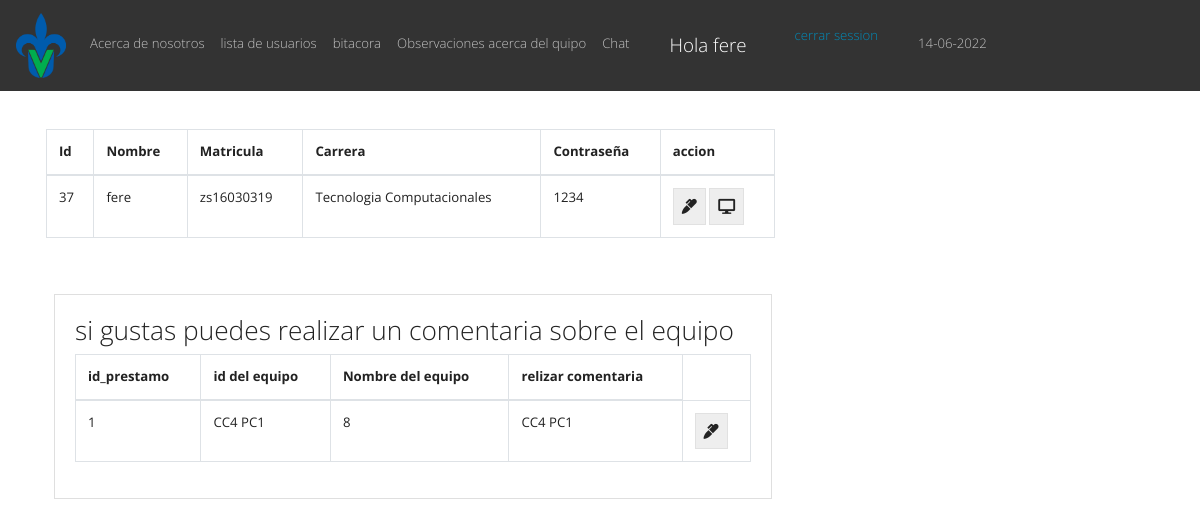
Before: /estudiante.php (signed in) with the older database file.
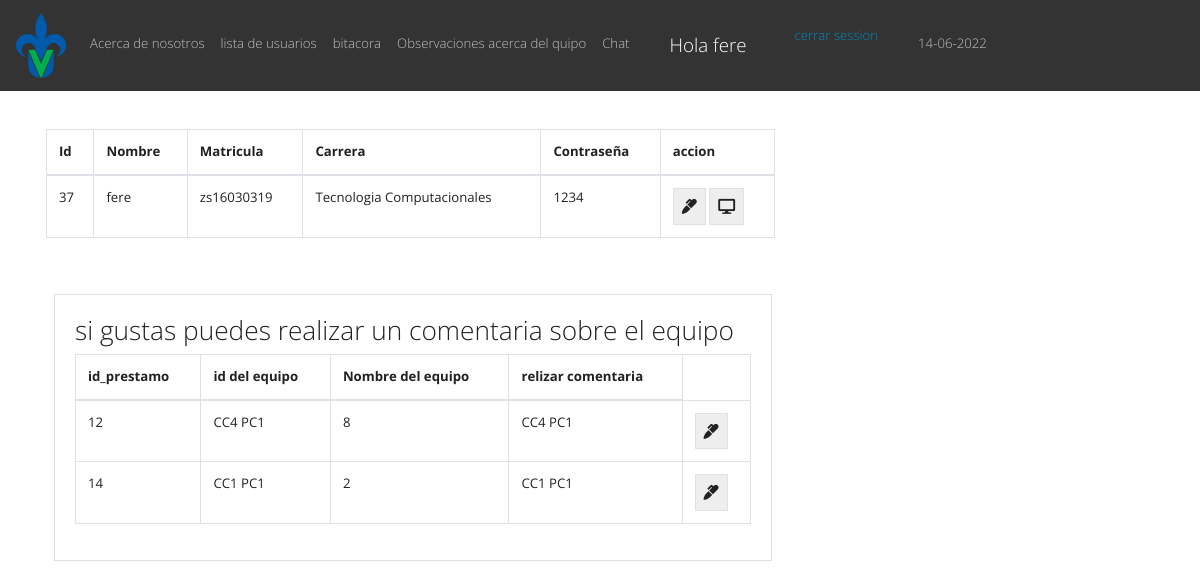
After: the same page with the newer database file.
### tables this page shows
CREATE TABLE `usarios` (
  `id` int(11) NOT NULL AUTO_INCREMENT,
  `nombre` varchar(100) DEFAULT NULL,
  `matricula` varchar(100) DEFAULT NULL,
  `carrera` varchar(100) DEFAULT NULL,
  `id_rol` int(11) DEFAULT NULL,
  `pass` varchar(255) NOT NULL,
  PRIMARY KEY (`id`),
  KEY `fk_id_rol` (`id_rol`),
  CONSTRAINT `fk_id_rol` FOREIGN KEY (`id_rol`) REFERENCES `rol` (`id`)
);

CREATE TABLE `prestamos` (
  `id_prestamo` int(11) NOT NULL AUTO_INCREMENT,
  `h_entrada` time NOT NULL,
  `h_actua` timestamp NOT NULL DEFAULT current_timestamp(),
  `id_materia` int(100) NOT NULL,
  `id_usuario` int(100) NOT NULL,
  `id_equipo` int(100) NOT NULL,
  `motivo_pres` text DEFAULT NULL,
  `h_salida` time DEFAULT NULL,
  `maestro` varchar(200) DEFAULT NULL,
  PRIMARY KEY (`id_prestamo`),
  UNIQUE KEY `maestro` (`id_prestamo`),
  KEY `id_materia` (`id_materia`),
  KEY `id_equipo` (`id_equipo`),
  KEY `id_usuario` (`id_usuario`),
  CONSTRAINT `prestamos_ibfk_3` FOREIGN KEY (`id_materia`) REFERENCES `materias` (`id_materia`),
  CONSTRAINT `prestamos_ibfk_4` FOREIGN KEY (`id_equipo`) REFERENCES `pc` (`id_equipo`),
  CONSTRAINT `prestamos_ibfk_5` FOREIGN KEY (`id_usuario`) REFERENCES `usarios` (`id`)
);

CREATE TABLE `pc` (
  `id_equipo` int(100) NOT NULL AUTO_INCREMENT,
  `nombre_equipo` varchar(200) NOT NULL,
  `descripcio` text NOT NULL,
  `num_inventario` varchar(100) NOT NULL,
  `id_comentario` int(100) NOT NULL,
  `pres` char(5) NOT NULL,
  PRIMARY KEY (`id_equipo`),
  KEY `pc_ibfk_1` (`id_comentario`),
  CONSTRAINT `pc_ibfk_1` FOREIGN KEY (`id_comentario`) REFERENCES `comentarios` (`id_comentario`) ON DELETE NO ACTION ON UPDATE NO ACTION
);

### estudiante.php (the view, shortened to what the changed rows need)
<?php
include("db.php");
$username = $_SESSION['username'];
if(!isset($username)){
  header("location: login.php");
  }else{?>
  <?php
    $queryPROF = "SELECT id  FROM usarios WHERE nombre= '$username' ";
    $resultPROF = mysqli_query($conn, $queryPROF );
    while($row = mysqli_fetch_array ($resultPROF)){?>
      <?php $zx=$row['id'];?>
  <?php }?>
<!DOCTYPE html>
<html lang="en">
  <head>
    <link rel="stylesheet" href="https://bootswatch.com/4/yeti/bootstrap.min.css">
    <link rel="stylesheet" href="https://use.fontawesome.com/releases/v5.6.3/css/all.css">
  </head>
  <body>
      <a class="navbar-brand"  tanindex="" alt="volver a la pagina principal">  Hola  <?php echo $username;} ?></a>
    <br>
    <div class="container p-3" >
    <div class="row">
        <div class="col-md-8">
            <table class="table table-bordered">
                <thead>
                    <tr>
                        <th>Id</th>
                        <th>Nombre</th>
                        <th>Matricula</th>
                        <th>Carrera</th>
                        <th>Contraseña</th>
                        <th>accion</th>
                    </tr>
                </thead>
                <tbody>
                    <?php
                        $sql ="SELECT * FROM usarios where nombre = '$username' ";
                        $consuta= mysqli_query( $conn, $sql );
                        while($row = mysqli_fetch_array($consuta) ){ ?>
                        <tr>
                            <td><?php echo $row['id'] ?></td>
                            <td><?php echo $row['nombre'] ?></td>
                            <td><?php echo $row['matricula'] ?></td>
                            <td><?php echo $row['carrera'] ?></td>
                            <td><?php echo $row['pass'] ?></td>
                            <td>
                               <a tabindex="10" alt="editar usuarios " href="edit_estudiante.php?id=<?php echo $row['id'] ?>" class="btn btn-secondary">
                                   <i class="fas fa-marker"> </i>
                               </a>
                                <a tabindex="11" alt="borrar usuario BE careful" href="prestamo.php?id=<?php echo $row['id'] ?>" class="btn btn-secondary">
                                   <i class="fa fa-desktop"></i>
                               </a>
                            </td>
                        </tr>
                    <?php } ?>
                </tbody>
            </table>
        </div>
    </div>
</div>
<div class="container p-4" >
  <div class="row">
    <div class="col-md-8 mx.auto">
      <div class="card card-body">
        <table class="table table-bordered">
                <thead>
                    <tr>
                      <th>id_prestamo</th>
                      <th>id del equipo</th>
                      <th>Nombre del equipo</th>
                      <th>relizar comentaria</th>
                    </tr>
                </thead>
                <tbody>
                    <?php
                        $sql ="SELECT prestamos.id_prestamo, prestamos.id_usuario, prestamos.id_equipo, pc.nombre_equipo
                        FROM pc
                        INNER JOIN prestamos ON pc.id_equipo = prestamos.id_equipo
                         where prestamos.id_usuario = '$zx';";
                        $consuta= mysqli_query( $conn, $sql);
                        while($row = mysqli_fetch_array($consuta) ){ ?>
                        <tr>
                            <td><?php echo $row['id_prestamo'] ?></td>
                            <td><?php echo $row['nombre_equipo'] ?></td>
                            <td><?php echo $row['id_equipo'] ?></td>
                            <td><?php echo $row['nombre_equipo'] ?></td>
                            <td>
                               <a tabindex="10" alt="editar usuarios " href="comentar.php?id=<?php echo $row['id_prestamo'] ?>" class="btn btn-secondary">
                                   <i class="fas fa-marker"> </i>
                               </a>
                            </td>
                        </tr>
                    <?php } ?>
                </tbody>
            </table>
      </div>
    </div>
  </div>
</div>
<?php include("includes/footer.php") ?>

Changed rows visible on the page:
removed prestamos: id_prestamo "1", id_equipo.nombre_equipo "CC4 PC1", id_equipo "8"
added prestamos: id_prestamo "12", id_equipo.nombre_equipo "CC4 PC1", id_equipo "8"
added prestamos: id_prestamo "14", id_equipo.nombre_equipo "CC1 PC1", id_equipo "2"
